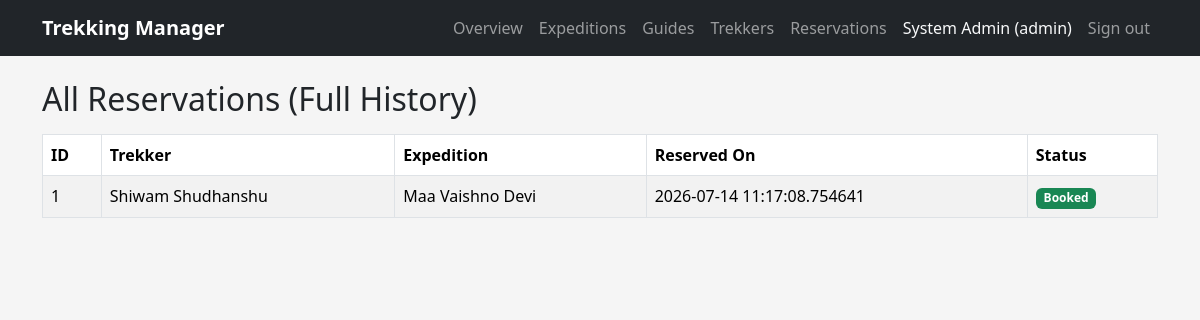
The page /admin/reservations (signed in) on the database as committed earlier.
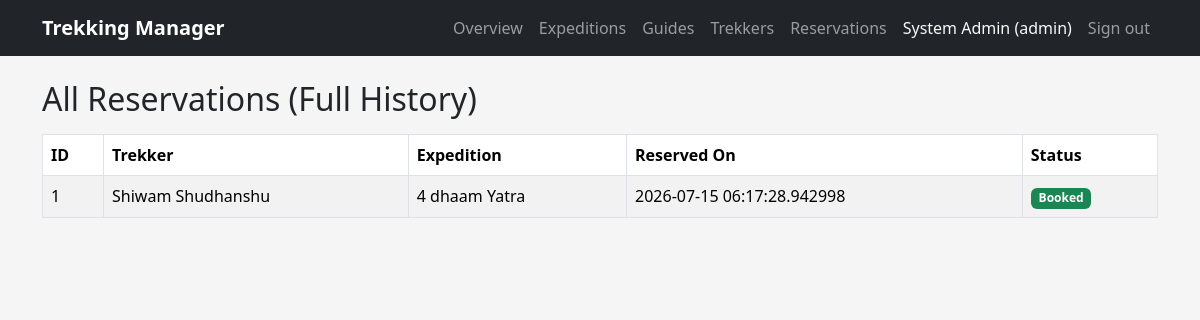
The same page on the database as committed later.
### models.py (models this page shows)
class Reservation(db.Model):
    __tablename__ = "reservations"
    id = db.Column(db.Integer, primary_key=True)
    account_id = db.Column(db.Integer, db.ForeignKey("accounts.id"), nullable=False)
    expedition_id = db.Column(db.Integer, db.ForeignKey("expeditions.id"), nullable=False)
    reserved_on = db.Column(db.DateTime, default=datetime.utcnow)
    reservation_state = db.Column(db.String(20), nullable=False, default="Booked")

### main.py (the view)
@app.route("/admin/reservations", endpoint="admin.all_reservations")
@roles_only("admin")
def admin_all_reservations():
    rows = Reservation.query.order_by(Reservation.reserved_on.desc()).all()
    for r in rows:
        r.trekker_name = r.account.full_name
        r.expedition_title = r.expedition.title
    return render_template("admin/reservations.html", reservations=rows)

### main.py (called while the page is built)
def roles_only(*allowed_roles):
    def outer(view_func):
        @wraps(view_func)
        def guarded(*args, **kwargs):
            if "account_id" not in session:
                flash("Please sign in first.", "warning")
                return redirect(url_for("auth.login"))
            if session.get("role") not in allowed_roles:
                flash("That page isn't available for your account type.", "danger")
                return redirect(url_for("auth.landing"))
            return view_func(*args, **kwargs)
        return guarded
    return outer

### templates/admin/reservations.html (shortened to what this page needs)
{% extends "layout.html" %}
{% block body %}
<h2 class="mb-3">All Reservations (Full History)</h2>
<div class="table-responsive">
<table class="table table-striped table-bordered bg-white align-middle">
    <thead><tr><th>ID</th><th>Trekker</th><th>Expedition</th><th>Reserved On</th><th>Status</th></tr></thead>
    <tbody>
        {% for r in reservations %}
        <tr>
            <td>{{ r.id }}</td>
            <td>{{ r.trekker_name }}</td>
            <td>{{ r.expedition_title }}</td>
            <td>{{ r.reserved_on }}</td>
            <td>
                {% if r.reservation_state == 'Booked' %}<span class="badge bg-success">Booked</span>
                {% elif r.reservation_state == 'Cancelled' %}<span class="badge bg-danger">Cancelled</span>
                {% else %}<span class="badge bg-secondary">Completed</span>{% endif %}
            </td>
        </tr>
        {% else %}
        <tr><td colspan="5" class="text-center">No reservations yet.</td></tr>
        {% endfor %}
    </tbody>
</table>
</div>
{% endblock %}

Rows that differ between the two databases and show on the page:
changed Reservation id 1: expedition_title "Maa Vaishno Devi" → "4 dhaam Yatra"; reserved_on "2026-07-14 11:17:08.754641" → "2026-07-15 06:17:28.942998"
